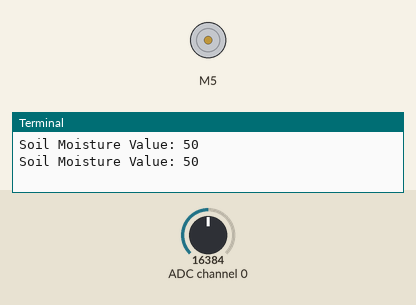
Bench run of a program on a simulated Raspberry Pi (BCM pin numbers). Parts: DC motor (green arrow = forward, orange = backward, longer = faster), the last lines printed to the terminal. The inputs (shaded band) are chosen by the test bench; at power-on: ADC channel 0 = 16384 (analog values on the 0–32767 scale).

Above: at 1.2 s.
1.3 s: ADC channel 0 set to 11688
3.2 s: ADC channel 0 set to 11200
At 4.7 s:
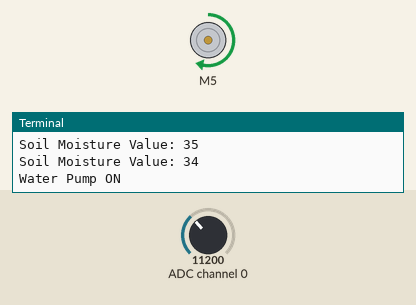
7.3 s: ADC channel 0 set to 16383
At 7.8 s:
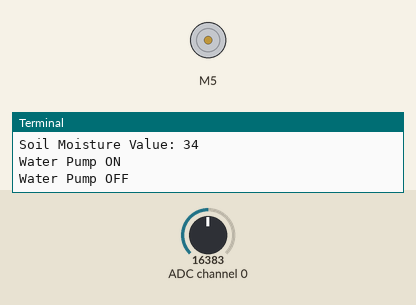
8.8 s: ADC channel 0 set to 9830
At 10.5 s:
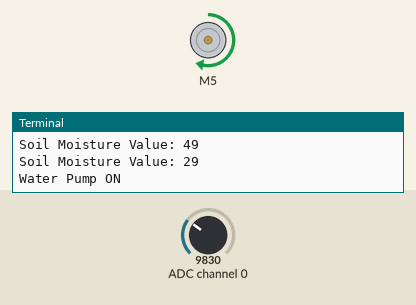
Timing chart, 0 to 13.9 s (numbered marks = the images above; inputs shaded):
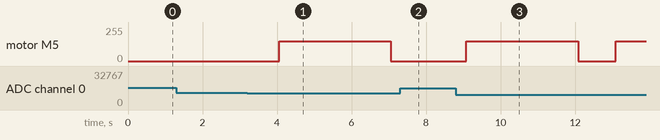

Measured:
- the behaviour switches between 11472 and 11464 on ADC channel 0 (found by bisection; images 0 and 1)
- after the input at 3.2 s, motor M5: stopped → forward 150/255 after 0.85 s, → stopped 3.0 s later
- after the input at 7.3 s, motor M5: stays stopped (without the input it goes to forward 150/255 after 0.77 s)
- after the input at 8.8 s, motor M5: stopped → forward 150/255 after 0.28 s, → stopped 3.0 s later, → forward 150/255 1.0 s later

The program:

R53._Automatic_Plant_Watering_System.py
```python
"""
Components Used:
1. Raspberry Pi
2. DC Motor HAT
3. Soil Moisture Sensor
4. Water Pump
5. ADS1115 Module
6. Breadboard
7. Jumper Wires

Install Required Libraries:
pip install adafruit-circuitpython-ads1x15 --break-system-packages
pip install adafruit-blinka --break-system-packages
"""

import adafruit_ads1x15.ads1115 as ADS
from adafruit_ads1x15.analog_in import AnalogIn
from Raspi_MotorHAT import Raspi_MotorHAT
import numpy as np
import board
import time
import busio

# Initialize the I2C interface for ADS1115
i2c = busio.I2C(board.SCL, board.SDA)

# Create an ADS1115 object to read analog values
ads = ADS.ADS1115(i2c)

# Define the analog input channel for the moisture sensor (connected to P0)
channel = AnalogIn(ads, 0)

# Initialize Motor HAT (Default I2C address 0x6F)
mh = Raspi_MotorHAT(addr=0x6f)

# Create motor object for the water pump
pump = mh.getMotor(1)

# Set pump speed (0-255)
pump.setSpeed(150)

def turn_on_water_pump():
    print("Water Pump ON")
    pump.run(Raspi_MotorHAT.FORWARD)  # Activate water pump

def turn_off_water_pump():
    print("Water Pump OFF")
    pump.run(Raspi_MotorHAT.RELEASE)  # Turn off water pump

try:
    while True:
        # Read the soil moisture value (analog value)
        moisture_value = int(np.interp(channel.value, [0, 32767], [0, 100]))
        # Print the soil moisture value
        print(f"Soil Moisture Value: {moisture_value}")

        # If soil moisture is below a threshold, turn on the water pump
        if moisture_value < 35:  # Adjust this threshold based on your soil moisture sensor calibration
            turn_on_water_pump()
            time.sleep(3)  # Run the pump for 3 seconds
            turn_off_water_pump()

        # Wait for 1 second before the next reading
        time.sleep(1)

except KeyboardInterrupt:
    print("Exiting...")
    turn_off_water_pump()  # Ensure pump is turned off before exit
```
